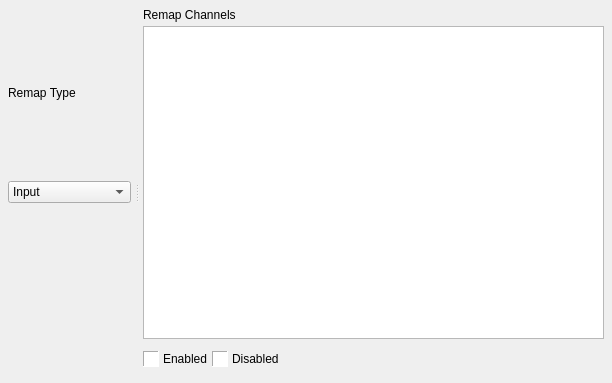
<?xml version="1.0" encoding="UTF-8"?>
<ui version="4.0">
 <class>MIDIChannelRemapForm</class>
 <widget class="QWidget" name="MIDIChannelRemapForm">
  <property name="geometry">
   <rect>
    <x>0</x>
    <y>0</y>
    <width>612</width>
    <height>383</height>
   </rect>
  </property>
  <property name="minimumSize">
   <size>
    <width>476</width>
    <height>278</height>
   </size>
  </property>
  <property name="focusPolicy">
   <enum>Qt::NoFocus</enum>
  </property>
  <property name="windowTitle">
   <string>Dialog</string>
  </property>
  <layout class="QVBoxLayout" name="verticalLayout_3">
   <property name="spacing">
    <number>0</number>
   </property>
   <property name="margin">
    <number>8</number>
   </property>
   <item>
    <widget class="QSplitter" name="splitter">
     <property name="orientation">
      <enum>Qt::Horizontal</enum>
     </property>
     <property name="opaqueResize">
      <bool>true</bool>
     </property>
     <property name="handleWidth">
      <number>12</number>
     </property>
     <property name="childrenCollapsible">
      <bool>false</bool>
     </property>
     <widget class="QWidget" name="verticalLayoutWidget_2">
      <layout class="QVBoxLayout" name="verticalLayout_2">
       <property name="spacing">
        <number>4</number>
       </property>
       <property name="sizeConstraint">
        <enum>QLayout::SetMinAndMaxSize</enum>
       </property>
       <item>
        <widget class="QLabel" name="label_2">
         <property name="minimumSize">
          <size>
           <width>0</width>
           <height>0</height>
          </size>
         </property>
         <property name="maximumSize">
          <size>
           <width>240</width>
           <height>16777215</height>
          </size>
         </property>
         <property name="text">
          <string>Remap Type</string>
         </property>
         <property name="buddy">
          <cstring>remapTypeComboBox</cstring>
         </property>
        </widget>
       </item>
       <item>
        <widget class="QComboBox" name="remapTypeComboBox">
         <property name="minimumSize">
          <size>
           <width>0</width>
           <height>0</height>
          </size>
         </property>
         <property name="maximumSize">
          <size>
           <width>240</width>
           <height>16777215</height>
          </size>
         </property>
         <item>
          <property name="text">
           <string>Input</string>
          </property>
         </item>
         <item>
          <property name="text">
           <string>Output</string>
          </property>
         </item>
        </widget>
       </item>
       <item>
        <widget class="QWidget" name="portSelectionContainer" native="true">
         <property name="minimumSize">
          <size>
           <width>0</width>
           <height>0</height>
          </size>
         </property>
         <property name="maximumSize">
          <size>
           <width>240</width>
           <height>16777215</height>
          </size>
         </property>
        </widget>
       </item>
      </layout>
     </widget>
     <widget class="QWidget" name="verticalLayoutWidget">
      <layout class="QVBoxLayout" name="verticalLayout">
       <property name="spacing">
        <number>4</number>
       </property>
       <item>
        <widget class="QLabel" name="label">
         <property name="text">
          <string>Remap Channels</string>
         </property>
         <property name="buddy">
          <cstring>tableWidget</cstring>
         </property>
        </widget>
       </item>
       <item>
        <widget class="QTableWidget" name="tableWidget">
         <property name="mouseTracking">
          <bool>false</bool>
         </property>
         <property name="autoFillBackground">
          <bool>true</bool>
         </property>
         <property name="frameShape">
          <enum>QFrame::StyledPanel</enum>
         </property>
         <property name="frameShadow">
          <enum>QFrame::Plain</enum>
         </property>
         <property name="lineWidth">
          <number>1</number>
         </property>
         <property name="midLineWidth">
          <number>0</number>
         </property>
         <property name="selectionMode">
          <enum>QAbstractItemView::NoSelection</enum>
         </property>
         <attribute name="horizontalHeaderDefaultSectionSize">
          <number>30</number>
         </attribute>
         <attribute name="verticalHeaderCascadingSectionResizes">
          <bool>false</bool>
         </attribute>
         <attribute name="verticalHeaderDefaultSectionSize">
          <number>24</number>
         </attribute>
        </widget>
       </item>
       <item>
        <layout class="QHBoxLayout" name="horizontalLayout">
         <item>
          <widget class="QLabel" name="label_5">
           <property name="sizePolicy">
            <sizepolicy hsizetype="Fixed" vsizetype="Fixed">
             <horstretch>0</horstretch>
             <verstretch>0</verstretch>
            </sizepolicy>
           </property>
           <property name="minimumSize">
            <size>
             <width>16</width>
             <height>16</height>
            </size>
           </property>
           <property name="maximumSize">
            <size>
             <width>16</width>
             <height>16</height>
            </size>
           </property>
           <property name="autoFillBackground">
            <bool>false</bool>
           </property>
           <property name="styleSheet">
            <string notr="true">background-color: white</string>
           </property>
           <property name="frameShape">
            <enum>QFrame::Panel</enum>
           </property>
           <property name="frameShadow">
            <enum>QFrame::Sunken</enum>
           </property>
           <property name="text">
            <string/>
           </property>
           <property name="pixmap">
            <pixmap resource="../Resources.qrc">:/Blocks/Images/FullBlock.png</pixmap>
           </property>
           <property name="scaledContents">
            <bool>true</bool>
           </property>
          </widget>
         </item>
         <item>
          <widget class="QLabel" name="label_6">
           <property name="sizePolicy">
            <sizepolicy hsizetype="Preferred" vsizetype="Fixed">
             <horstretch>0</horstretch>
             <verstretch>0</verstretch>
            </sizepolicy>
           </property>
           <property name="minimumSize">
            <size>
             <width>0</width>
             <height>24</height>
            </size>
           </property>
           <property name="maximumSize">
            <size>
             <width>16777215</width>
             <height>24</height>
            </size>
           </property>
           <property name="text">
            <string>Enabled</string>
           </property>
           <property name="margin">
            <number>4</number>
           </property>
          </widget>
         </item>
         <item>
          <widget class="QLabel" name="label_3">
           <property name="sizePolicy">
            <sizepolicy hsizetype="Fixed" vsizetype="Fixed">
             <horstretch>0</horstretch>
             <verstretch>0</verstretch>
            </sizepolicy>
           </property>
           <property name="minimumSize">
            <size>
             <width>16</width>
             <height>16</height>
            </size>
           </property>
           <property name="maximumSize">
            <size>
             <width>16</width>
             <height>16</height>
            </size>
           </property>
           <property name="autoFillBackground">
            <bool>false</bool>
           </property>
           <property name="styleSheet">
            <string notr="true">background-color: white</string>
           </property>
           <property name="frameShape">
            <enum>QFrame::Panel</enum>
           </property>
           <property name="frameShadow">
            <enum>QFrame::Sunken</enum>
           </property>
           <property name="text">
            <string/>
           </property>
           <property name="pixmap">
            <pixmap resource="../Resources.qrc">:/Blocks/Images/EmptyBlock.png</pixmap>
           </property>
           <property name="scaledContents">
            <bool>true</bool>
           </property>
          </widget>
         </item>
         <item>
          <widget class="QLabel" name="label_4">
           <property name="sizePolicy">
            <sizepolicy hsizetype="Fixed" vsizetype="Fixed">
             <horstretch>0</horstretch>
             <verstretch>0</verstretch>
            </sizepolicy>
           </property>
           <property name="minimumSize">
            <size>
             <width>0</width>
             <height>24</height>
            </size>
           </property>
           <property name="maximumSize">
            <size>
             <width>16777215</width>
             <height>24</height>
            </size>
           </property>
           <property name="text">
            <string>Disabled</string>
           </property>
           <property name="margin">
            <number>4</number>
           </property>
          </widget>
         </item>
         <item>
          <spacer name="horizontalSpacer">
           <property name="orientation">
            <enum>Qt::Horizontal</enum>
           </property>
           <property name="sizeHint" stdset="0">
            <size>
             <width>40</width>
             <height>32</height>
            </size>
           </property>
          </spacer>
         </item>
        </layout>
       </item>
      </layout>
     </widget>
    </widget>
   </item>
  </layout>
 </widget>
 <tabstops>
  <tabstop>remapTypeComboBox</tabstop>
  <tabstop>tableWidget</tabstop>
 </tabstops>
 <resources>
  <include location="../Resources.qrc"/>
 </resources>
 <connections/>
</ui>
